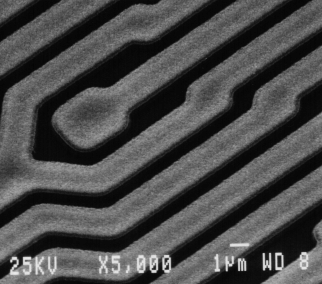
%> input picture TP03/CIRCUIT.TIF, 322 x 284 px
$ octave Ejer05.m   (GNU Octave 9; MATLAB toolbox functions it lacks are replaced by stand-ins)
%> lines starting %> are read from the running program, lines starting %| are printed output that depends on the picture
%Ejer05.m: filtros derivativos
clear all
close all

Resp=input('Nombre imagen: ','s');
%> the answer given: CIRCUIT.TIF
if isempty(Resp)
    return
end
I=imread(Resp);
%> I is the input picture: size 284x322 uint8; min 4, max 234, mean 74.9

%% Derivadas horizontales y verticales
% ker = [0 -1; 0 1];
% Dx = imfilter(I, ker); % bordes "horizontales"
%
% ker = ker.';
% Dy = imfilter(I, ker); % bordes "verticales"
%
% D = imlincomb(0.5, Dx, 0.5, Dy); % imfilter() deja todo positivo. Combinación de ambas derivadas
%
% figure, imshow([I D; Dx Dy]), title('Derivadas horizontales y verticales')

%% Derivadas a 45º (Roberts)
ker = [-1 0; 0 1];
R1 = imfilter(I, ker);
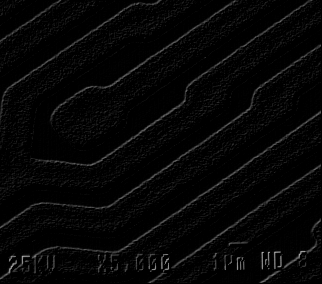
%> R1: size 284x322 uint8; min 0, max 176, mean 6.2

ker = [0 -1; 1 0];
R2 = imfilter(I, ker);
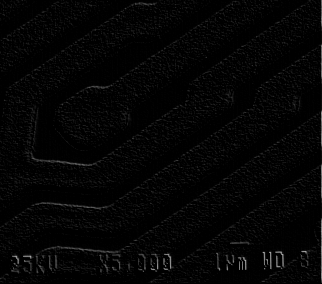
%> R2: size 284x322 uint8; min 0, max 172, mean 4.5

R = imlincomb(0.5, R1, 0.5, R2); % imfilter() deja todo positivo. Combinación de ambas derivadas
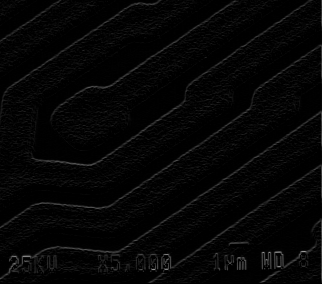
%> R: size 284x322 uint8; min 0, max 156, mean 5.4

figure, imshow([I R; R1 R2]), title('Roberts. Derivadas a 45º')
%> after `imshow([I R; R1 R2])`:
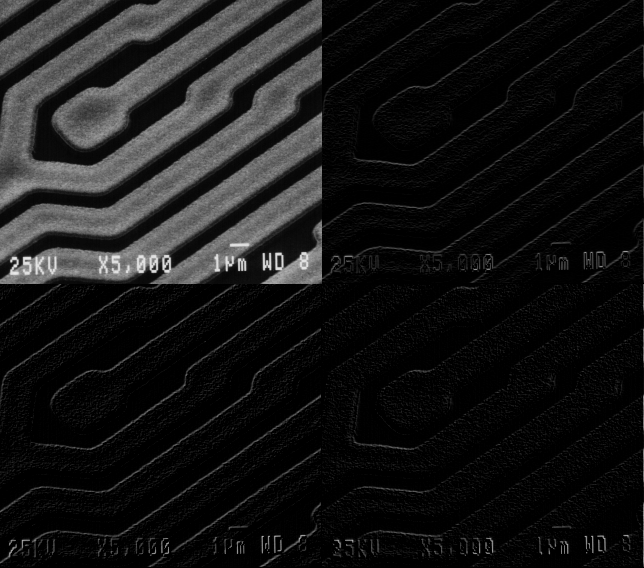
%> displayed picture: size 568x644, on the screen's scale of 0 to 255; min 0, max 234, mean 22.8

%% Prewitt
% ker = fspecial('prewitt');
% P1 = imfilter(I, ker); % horizontal
% P2 = imfilter(I, ker.'); % vertical
%
% P = imlincomb(0.5, P1, 0.5, P2);
%
% figure, imshow([I P; P1 P2]), title('Prewitt')

%% Sobel
% ker = fspecial('sobel');
% S1 = imfilter(I, ker); % horizontal
% S2 = imfilter(I, ker.'); % vertical
%
% S = imlincomb(0.5, S1, 0.5, S2);
%
% figure, imshow([I S; S1 S2]), title('Sobel')

%% Laplaciano
% [10 lines of commented-out code are left out]
